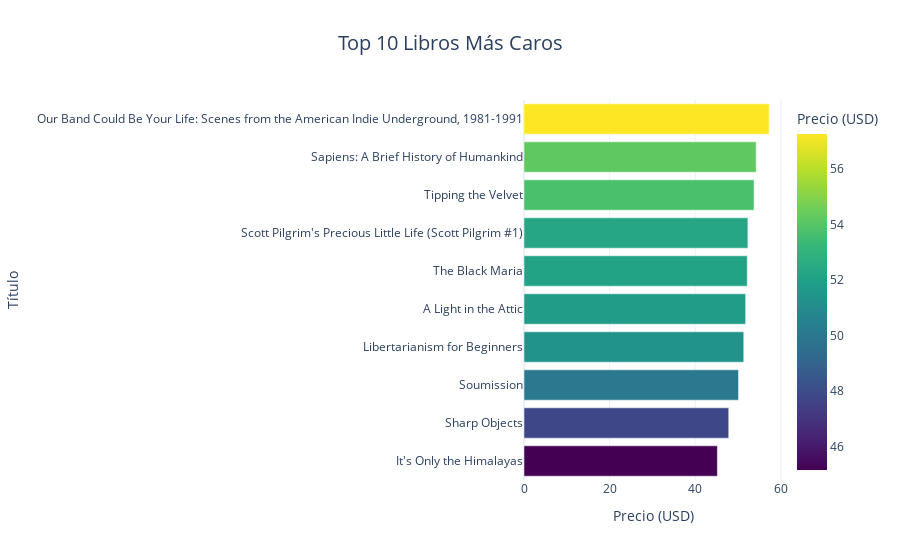

Notebook code cell kept with this figure:
### Code cell
import plotly.express as px

# Obtener los 10 libros más caros
top_expensive_books = df_books.nlargest(10, 'Price')

# Crear el gráfico de barras horizontal
fig = px.bar(
    top_expensive_books,
    x='Price',
    y='Title',
    orientation='h',
    title='Top 10 Libros Más Caros',
    labels={'Price': 'Precio (USD)', 'Title': 'Título'},
    color='Price',  # Para variar el color según el precio
    color_continuous_scale='viridis'  # Escala de colores
)

# Mejorar el diseño
fig.update_layout(
    xaxis=dict(title='Precio (USD)'),
    yaxis=dict(title='Título', categoryorder='total ascending'),
    template='plotly_white',  # Fondo blanco y limpio
    title_font_size=20,
    title_x=0.5  # Centrar el título
)

# Mostrar el gráfico
fig.show()

### Figure 1 — Plotly figure (JSON) as saved in the notebook; plotly's stock layout.template omitted (floating-point values rounded to 4 significant figures)
{"data": [{"alignmentgroup": "True", "hovertemplate": "Precio (USD)=%{marker.color}<br>Título=%{y}<extra></extra>", "legendgroup": "", "marker": {"color": [57.25, 54.23, 53.74, 52.29, 52.15, 51.77, 51.33, 50.1, 47.82, 45.17], "coloraxis": "coloraxis", "pattern": {"shape": ""}}, "name": "", "offsetgroup": "", "orientation": "h", "showlegend": false, "textposition": "auto", "type": "bar", "x": [57.25, 54.23, 53.74, 52.29, 52.15, 51.77, 51.33, 50.1, 47.82, 45.17], "xaxis": "x", "y": ["Our Band Could Be Your Life: Scenes from the American Indie Underground, 1981-1991", "Sapiens: A Brief History of Humankind", "Tipping the Velvet", "Scott Pilgrim's Precious Little Life (Scott Pilgrim #1)", "The Black Maria", "A Light in the Attic", "Libertarianism for Beginners", "Soumission", "Sharp Objects", "It's Only the Himalayas"], "yaxis": "y"}], "layout": {"barmode": "relative", "coloraxis": {"colorbar": {"title": {"text": "Precio (USD)"}}, "colorscale": [[0, "#440154"], [0.1111, "#482878"], [0.2222, "#3e4989"], [0.3333, "#31688e"], [0.4444, "#26828e"], [0.5556, "#1f9e89"], [0.6667, "#35b779"], [0.7778, "#6ece58"], [0.8889, "#b5de2b"], [1, "#fde725"]]}, "legend": {"tracegroupgap": 0}, "title": {"font": {"size": 20}, "text": "Top 10 Libros Más Caros", "x": 0.5}, "xaxis": {"anchor": "y", "domain": [0, 1], "title": {"text": "Precio (USD)"}}, "yaxis": {"anchor": "x", "categoryorder": "total ascending", "domain": [0, 1], "title": {"text": "Título"}}}}
